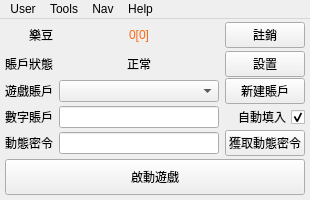
<?xml version="1.0" encoding="UTF-8"?>
<ui version="4.0">
 <class>Main</class>
 <widget class="QMainWindow" name="Main">
  <property name="geometry">
   <rect>
    <x>0</x>
    <y>0</y>
    <width>310</width>
    <height>200</height>
   </rect>
  </property>
  <property name="minimumSize">
   <size>
    <width>310</width>
    <height>200</height>
   </size>
  </property>
  <property name="maximumSize">
   <size>
    <width>310</width>
    <height>200</height>
   </size>
  </property>
  <property name="windowTitle">
   <string>QsBeanfun</string>
  </property>
  <property name="windowOpacity">
   <double>0.960000000000000</double>
  </property>
  <widget class="QWidget" name="centralwidget">
   <layout class="QVBoxLayout" name="verticalLayout_3">
    <property name="spacing">
     <number>0</number>
    </property>
    <property name="leftMargin">
     <number>5</number>
    </property>
    <property name="topMargin">
     <number>0</number>
    </property>
    <property name="rightMargin">
     <number>5</number>
    </property>
    <property name="bottomMargin">
     <number>5</number>
    </property>
    <item>
     <widget class="QWidget" name="widget" native="true">
      <layout class="QGridLayout" name="gridLayout">
       <property name="leftMargin">
        <number>0</number>
       </property>
       <property name="topMargin">
        <number>0</number>
       </property>
       <property name="rightMargin">
        <number>0</number>
       </property>
       <property name="bottomMargin">
        <number>0</number>
       </property>
       <property name="horizontalSpacing">
        <number>6</number>
       </property>
       <property name="verticalSpacing">
        <number>0</number>
       </property>
       <item row="0" column="1">
        <widget class="QLabel" name="label_points">
         <property name="minimumSize">
          <size>
           <width>0</width>
           <height>30</height>
          </size>
         </property>
         <property name="palette">
          <palette>
           <active>
            <colorrole role="WindowText">
             <brush brushstyle="SolidPattern">
              <color alpha="255">
               <red>255</red>
               <green>108</green>
               <blue>23</blue>
              </color>
             </brush>
            </colorrole>
           </active>
           <inactive>
            <colorrole role="WindowText">
             <brush brushstyle="SolidPattern">
              <color alpha="255">
               <red>255</red>
               <green>108</green>
               <blue>23</blue>
              </color>
             </brush>
            </colorrole>
           </inactive>
           <disabled>
            <colorrole role="WindowText">
             <brush brushstyle="SolidPattern">
              <color alpha="255">
               <red>120</red>
               <green>120</green>
               <blue>120</blue>
              </color>
             </brush>
            </colorrole>
           </disabled>
          </palette>
         </property>
         <property name="cursor">
          <cursorShape>PointingHandCursor</cursorShape>
         </property>
         <property name="text">
          <string>0[0]</string>
         </property>
         <property name="alignment">
          <set>Qt::AlignCenter</set>
         </property>
        </widget>
       </item>
       <item row="2" column="0">
        <widget class="QLabel" name="label_3">
         <property name="text">
          <string>賬戶狀態</string>
         </property>
        </widget>
       </item>
       <item row="5" column="0">
        <widget class="QLabel" name="label_4">
         <property name="text">
          <string>數字賬戶</string>
         </property>
         <property name="alignment">
          <set>Qt::AlignRight|Qt::AlignTrailing|Qt::AlignVCenter</set>
         </property>
        </widget>
       </item>
       <item row="9" column="1">
        <widget class="QLineEdit" name="lineEdit_dynamicPwd">
         <property name="alignment">
          <set>Qt::AlignCenter</set>
         </property>
         <property name="readOnly">
          <bool>true</bool>
         </property>
        </widget>
       </item>
       <item row="9" column="0">
        <widget class="QLabel" name="label_5">
         <property name="text">
          <string>動態密令</string>
         </property>
         <property name="alignment">
          <set>Qt::AlignRight|Qt::AlignTrailing|Qt::AlignVCenter</set>
         </property>
        </widget>
       </item>
       <item row="3" column="0">
        <widget class="QLabel" name="label">
         <property name="text">
          <string>遊戲賬戶</string>
         </property>
         <property name="alignment">
          <set>Qt::AlignRight|Qt::AlignTrailing|Qt::AlignVCenter</set>
         </property>
        </widget>
       </item>
       <item row="9" column="2">
        <widget class="QPushButton" name="pushButton_dynamicPwd">
         <property name="text">
          <string>獲取動態密令</string>
         </property>
        </widget>
       </item>
       <item row="0" column="0">
        <widget class="QLabel" name="label_2">
         <property name="text">
          <string>樂豆</string>
         </property>
         <property name="alignment">
          <set>Qt::AlignRight|Qt::AlignTrailing|Qt::AlignVCenter</set>
         </property>
        </widget>
       </item>
       <item row="5" column="1">
        <widget class="QLineEdit" name="lineEdit_numAct">
         <property name="alignment">
          <set>Qt::AlignCenter</set>
         </property>
         <property name="readOnly">
          <bool>true</bool>
         </property>
        </widget>
       </item>
       <item row="5" column="2">
        <widget class="QCheckBox" name="checkBox_autoInput">
         <property name="layoutDirection">
          <enum>Qt::RightToLeft</enum>
         </property>
         <property name="text">
          <string>自動填入</string>
         </property>
         <property name="checked">
          <bool>true</bool>
         </property>
        </widget>
       </item>
       <item row="3" column="2">
        <widget class="QPushButton" name="pushButton_createAct">
         <property name="text">
          <string>新建賬戶</string>
         </property>
        </widget>
       </item>
       <item row="3" column="1">
        <widget class="QComboBox" name="comboBox_gameAct"/>
       </item>
       <item row="2" column="1">
        <widget class="QLabel" name="label_status">
         <property name="cursor">
          <cursorShape>PointingHandCursor</cursorShape>
         </property>
         <property name="text">
          <string>正常</string>
         </property>
         <property name="alignment">
          <set>Qt::AlignCenter</set>
         </property>
        </widget>
       </item>
       <item row="2" column="2">
        <widget class="QPushButton" name="pushButton_config">
         <property name="text">
          <string>設置</string>
         </property>
        </widget>
       </item>
       <item row="0" column="2">
        <widget class="QPushButton" name="pushButton_loginOut">
         <property name="text">
          <string>註銷</string>
         </property>
        </widget>
       </item>
      </layout>
     </widget>
    </item>
    <item>
     <widget class="QPushButton" name="pushButton_start">
      <property name="minimumSize">
       <size>
        <width>0</width>
        <height>36</height>
       </size>
      </property>
      <property name="text">
       <string>啟動遊戲</string>
      </property>
     </widget>
    </item>
   </layout>
  </widget>
  <widget class="QMenuBar" name="menubar">
   <property name="geometry">
    <rect>
     <x>0</x>
     <y>0</y>
     <width>310</width>
     <height>23</height>
    </rect>
   </property>
   <widget class="QMenu" name="menu_user">
    <property name="title">
     <string>User</string>
    </property>
    <addaction name="action_user_center"/>
    <addaction name="action_user_recharge"/>
    <addaction name="action_user_services"/>
    <addaction name="separator"/>
    <addaction name="action_user_info"/>
    <addaction name="separator"/>
    <addaction name="action_user_loginOut"/>
    <addaction name="action_user_exit"/>
   </widget>
   <widget class="QMenu" name="menu_help">
    <property name="title">
     <string>Help</string>
    </property>
    <addaction name="action_help_about"/>
    <addaction name="action_help_update"/>
   </widget>
   <widget class="QMenu" name="menu_nav">
    <property name="title">
     <string>Nav</string>
    </property>
    <widget class="QMenu" name="menu_nav_tb">
     <property name="title">
      <string>百度貼吧</string>
     </property>
     <addaction name="action_nav_tb_beanfun"/>
     <addaction name="action_nav_tb_xfzg"/>
    </widget>
    <widget class="QMenu" name="menu_nav_gamana">
     <property name="title">
      <string>Beanfun官網</string>
     </property>
     <addaction name="action_nav_gamana_hk"/>
     <addaction name="action_nav_gamana_tw"/>
    </widget>
    <addaction name="action_nav_mapleStory"/>
    <addaction name="menu_nav_gamana"/>
    <addaction name="menu_nav_tb"/>
    <addaction name="action_nav_bahamute"/>
    <addaction name="action_nav_toushijing"/>
    <addaction name="action_nav_author_bilibili"/>
   </widget>
   <widget class="QMenu" name="menu_tools">
    <property name="title">
     <string>Tools</string>
    </property>
    <addaction name="action_tools_huilv"/>
    <addaction name="action_tools_ngsKill"/>
    <addaction name="action_tools_minCoreCalc"/>
    <addaction name="action_tools_zww"/>
    <addaction name="action_tools_lianMeng"/>
    <addaction name="action_tools_sysCalc"/>
   </widget>
   <addaction name="menu_user"/>
   <addaction name="menu_tools"/>
   <addaction name="menu_nav"/>
   <addaction name="menu_help"/>
  </widget>
  <action name="action_user_center">
   <property name="text">
    <string>會員中心</string>
   </property>
  </action>
  <action name="action_user_recharge">
   <property name="text">
    <string>儲值中心</string>
   </property>
  </action>
  <action name="action_user_services">
   <property name="text">
    <string>客服中心</string>
   </property>
  </action>
  <action name="action_user_info">
   <property name="text">
    <string>賬戶詳情</string>
   </property>
  </action>
  <action name="action_user_loginOut">
   <property name="text">
    <string>註銷</string>
   </property>
  </action>
  <action name="action_user_exit">
   <property name="text">
    <string>退出</string>
   </property>
  </action>
  <action name="action_help_about">
   <property name="text">
    <string>關於..</string>
   </property>
  </action>
  <action name="action_nav_mapleStory">
   <property name="text">
    <string>新楓之谷官網</string>
   </property>
  </action>
  <action name="action_nav_bahamute">
   <property name="text">
    <string>巴哈姆特</string>
   </property>
  </action>
  <action name="action_nav_toushijing">
   <property name="text">
    <string>透視鏡</string>
   </property>
  </action>
  <action name="action_nav_tb_beanfun">
   <property name="text">
    <string>Beanfun</string>
   </property>
  </action>
  <action name="action_nav_tb_xfzg">
   <property name="text">
    <string>新枫之谷</string>
   </property>
  </action>
  <action name="action_nav_gamana_hk">
   <property name="text">
    <string>香港地区</string>
   </property>
  </action>
  <action name="action_nav_gamana_tw">
   <property name="text">
    <string>台湾地区</string>
   </property>
  </action>
  <action name="action_tools_huilv">
   <property name="text">
    <string>匯率換算</string>
   </property>
  </action>
  <action name="action_tools_ngsKill">
   <property name="text">
    <string>結束NGS進程</string>
   </property>
  </action>
  <action name="action_tools_minCoreCalc">
   <property name="text">
    <string>小核心計算器</string>
   </property>
  </action>
  <action name="action_tools_zww">
   <property name="text">
    <string>紙娃娃系統</string>
   </property>
  </action>
  <action name="action_tools_lianMeng">
   <property name="text">
    <string>聯盟擺放模擬器</string>
   </property>
  </action>
  <action name="action_tools_sysCalc">
   <property name="text">
    <string>系統計算器</string>
   </property>
  </action>
  <action name="action_nav_author_bilibili">
   <property name="text">
    <string>作者Bilibili</string>
   </property>
  </action>
  <action name="action_help_update">
   <property name="text">
    <string>檢查更新</string>
   </property>
  </action>
 </widget>
 <tabstops>
  <tabstop>pushButton_start</tabstop>
  <tabstop>pushButton_dynamicPwd</tabstop>
  <tabstop>comboBox_gameAct</tabstop>
  <tabstop>lineEdit_numAct</tabstop>
  <tabstop>lineEdit_dynamicPwd</tabstop>
  <tabstop>pushButton_createAct</tabstop>
  <tabstop>checkBox_autoInput</tabstop>
 </tabstops>
 <resources/>
 <connections/>
</ui>
